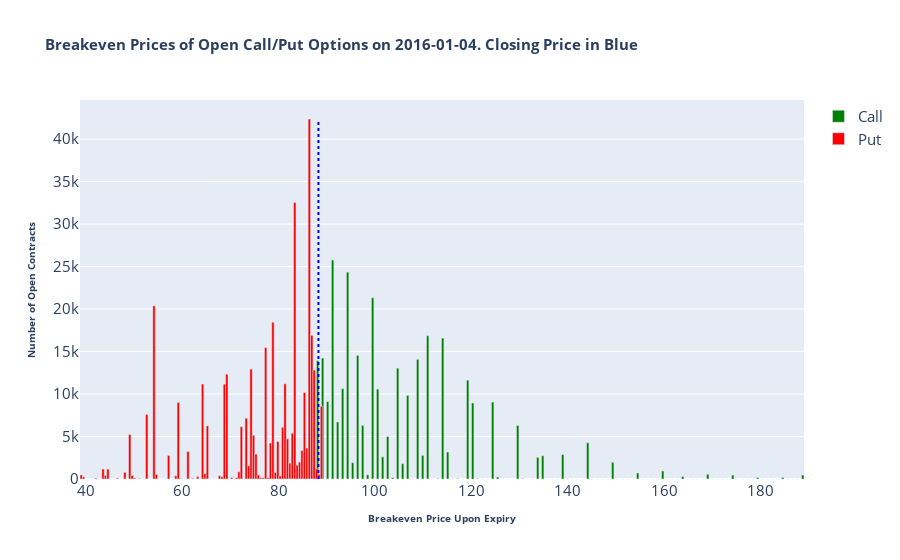

Source (notebook cell):
### Markdown cell above
For the first day of available data, we want to viszualize the spread in open interest of the stock.

### Code cell
fig = go.Figure()
date = np.unique(options_df["date"])[0]

for my_df in [calls_df, puts_df]:
    temp_df = my_df[(my_df["date"] == date) & (my_df["open interest"] > 0)].reset_index(drop=True)
    my_min = np.min(temp_df["adj breakeven"])
    my_max = np.max(temp_df["adj breakeven"])
    # bins used for histogram
    [my_bins, my_step] = np.linspace(start=my_min,
                                     stop=my_max,
                                     num=num_bars + 1,
                                     retstep=True)
    # Obtain which bin each adjusted breakeven price belongs
    my_indices = np.digitize(x=temp_df["adj breakeven"],
                             bins=my_bins,
                             right=True)
    # Subtract one since indicies start with "1"
    my_indices = my_indices - 1
    x_axis = np.linspace(start=my_min + 0.5 * my_step,
                         stop=my_max - 0.5 * my_step,
                         num=num_bars)
    y_axis = pd.Series(np.zeros(num_bars))
    for n in range(temp_df.shape[0]):
        y_axis.iloc[my_indices[n]] += temp_df.loc[n, "open interest"]

    if all(temp_df["type"] == "call"):
        my_color = "green"
        my_legend = "Call"
    else:
        my_color = "red"
        my_legend = "Put"

    fig.add_trace(go.Bar(x=x_axis,
                         y=y_axis,
                         marker_color=my_color,
                         name=my_legend,
                         width=0.5))

fig.add_shape(dict(
    type="line",
    x0=np.unique(temp_df["adj closing"])[0],
    y0=0,
    x1=np.unique(temp_df["adj closing"])[0],
    y1=max(y_axis),
    line=dict(
        color="blue",
        dash="dot",
        width=2
    )
))

fig.update_layout(
    title=dict(text="<b>Breakeven Prices of Open Call/Put Options on <b>" +
               str(date) + "<b>. Closing Price in Blue<b>",
               font=dict(size=15)),
    xaxis_title=dict(text="<b>Breakeven Price Upon Expiry<b>",
                     font=dict(size=10)),
    yaxis_title=dict(text="<b>Number of Open Contracts<b>",
                     font=dict(size=10)),
    font=dict(size=15)
)

fig.show()

### Figure 1 — Plotly figure (JSON) as saved in the notebook; plotly's stock layout.template omitted (floating-point values rounded to 4 significant figures)
{"data": [{"marker": {"color": "green"}, "name": "Call", "type": "bar", "width": 0.5, "x": [86.03, 87.06, 88.1, 89.14, 90.18, 91.22, 92.25, 93.29, 94.33, 95.37, 96.4, 97.44, 98.48, 99.52, 100.6, 101.6, 102.6, 103.7, 104.7, 105.7, 106.8, 107.8, 108.9, 109.9, 110.9, 112.0, 113.0, 114.0, 115.1, 116.1, 117.2, 118.2, 119.2, 120.3, 121.3, 122.3, 123.4, 124.4, 125.5, 126.5, 127.5, 128.6, 129.6, 130.7, 131.7, 132.7, 133.8, 134.8, 135.8, 136.9, 137.9, 139.0, 140.0, 141.0, 142.1, 143.1, 144.1, 145.2, 146.2, 147.3, 148.3, 149.3, 150.4, 151.4, 152.4, 153.5, 154.5, 155.6, 156.6, 157.6, 158.7, 159.7, 160.7, 161.8, 162.8, 163.9, 164.9, 165.9, 167.0, 168.0, 169.0, 170.1, 171.1, 172.2, 173.2, 174.2, 175.3, 176.3, 177.3, 178.4, 179.4, 180.5, 181.5, 182.5, 183.6, 184.6, 185.7, 186.7, 187.7, 188.8], "y": [94.0, 724.0, 13920.0, 14230.0, 9118.0, 25780.0, 6716.0, 10630.0, 24340.0, 1924.0, 14550.0, 6303.0, 503.0, 21340.0, 10580.0, 2604.0, 5005.0, 156.0, 13050.0, 1802.0, 9843.0, 0.0, 14090.0, 2782.0, 16870.0, 0.0, 44.0, 16590.0, 3176.0, 0.0, 47.0, 0.0, 11640.0, 8949.0, 53.0, 0.0, 0.0, 9056.0, 240.0, 0.0, 0.0, 0.0, 6295.0, 46.0, 0.0, 0.0, 2548.0, 2736.0, 0.0, 0.0, 0.0, 2882.0, 30.0, 0.0, 0.0, 0.0, 4260.0, 0.0, 0.0, 0.0, 0.0, 1971.0, 0.0, 0.0, 0.0, 0.0, 704.0, 0.0, 0.0, 0.0, 0.0, 947.0, 0.0, 0.0, 0.0, 285.0, 0.0, 0.0, 0.0, 0.0, 558.0, 0.0, 0.0, 0.0, 0.0, 458.0, 0.0, 0.0, 0.0, 0.0, 171.0, 0.0, 0.0, 0.0, 0.0, 181.0, 0.0, 0.0, 0.0, 474.0]}, {"marker": {"color": "red"}, "name": "Put", "type": "bar", "width": 0.5, "x": [39.05, 39.55, 40.06, 40.56, 41.06, 41.57, 42.07, 42.57, 43.08, 43.58, 44.09, 44.59, 45.09, 45.6, 46.1, 46.6, 47.11, 47.61, 48.11, 48.62, 49.12, 49.62, 50.13, 50.63, 51.13, 51.64, 52.14, 52.65, 53.15, 53.65, 54.16, 54.66, 55.16, 55.67, 56.17, 56.67, 57.18, 57.68, 58.18, 58.69, 59.19, 59.69, 60.2, 60.7, 61.21, 61.71, 62.21, 62.72, 63.22, 63.72, 64.23, 64.73, 65.23, 65.74, 66.24, 66.74, 67.25, 67.75, 68.25, 68.76, 69.26, 69.77, 70.27, 70.77, 71.28, 71.78, 72.28, 72.79, 73.29, 73.79, 74.3, 74.8, 75.3, 75.81, 76.31, 76.81, 77.32, 77.82, 78.33, 78.83, 79.33, 79.84, 80.34, 80.84, 81.35, 81.85, 82.35, 82.86, 83.36, 83.86, 84.37, 84.87, 85.37, 85.88, 86.38, 86.89, 87.39, 87.89, 88.4, 88.9], "y": [479.0, 250.0, 0.0, 0.0, 0.0, 0.0, 103.0, 0.0, 0.0, 1172.0, 416.0, 1165.0, 0.0, 0.0, 0.0, 111.0, 0.0, 0.0, 790.0, 0.0, 5227.0, 412.0, 128.0, 0.0, 66.0, 0.0, 0.0, 7597.0, 0.0, 0.0, 20380.0, 541.0, 0.0, 0.0, 0.0, 0.0, 2777.0, 0.0, 0.0, 379.0, 9004.0, 76.0, 0.0, 0.0, 3235.0, 0.0, 86.0, 0.0, 281.0, 0.0, 11180.0, 639.0, 6260.0, 0.0, 0.0, 0.0, 0.0, 374.0, 272.0, 11160.0, 12340.0, 0.0, 152.0, 0.0, 150.0, 857.0, 6159.0, 0.0, 7151.0, 1540.0, 12930.0, 5151.0, 2931.0, 483.0, 153.0, 154.0, 15470.0, 164.0, 4236.0, 18450.0, 776.0, 4414.0, 355.0, 6092.0, 11210.0, 4724.0, 1863.0, 5388.0, 32540.0, 1640.0, 1994.0, 3347.0, 10190.0, 3645.0, 42370.0, 16900.0, 12810.0, 1214.0, 554.0, 8570.0]}], "layout": {"font": {"size": 15}, "shapes": [{"line": {"color": "blue", "dash": "dot", "width": 2}, "type": "line", "x0": 88.27, "x1": 88.27, "y0": 0, "y1": 42370.0}], "title": {"font": {"size": 15}, "text": "<b>Breakeven Prices of Open Call/Put Options on <b>2016-01-04<b>. Closing Price in Blue<b>"}, "xaxis": {"title": {"font": {"size": 10}, "text": "<b>Breakeven Price Upon Expiry<b>"}}, "yaxis": {"title": {"font": {"size": 10}, "text": "<b>Number of Open Contracts<b>"}}}}
